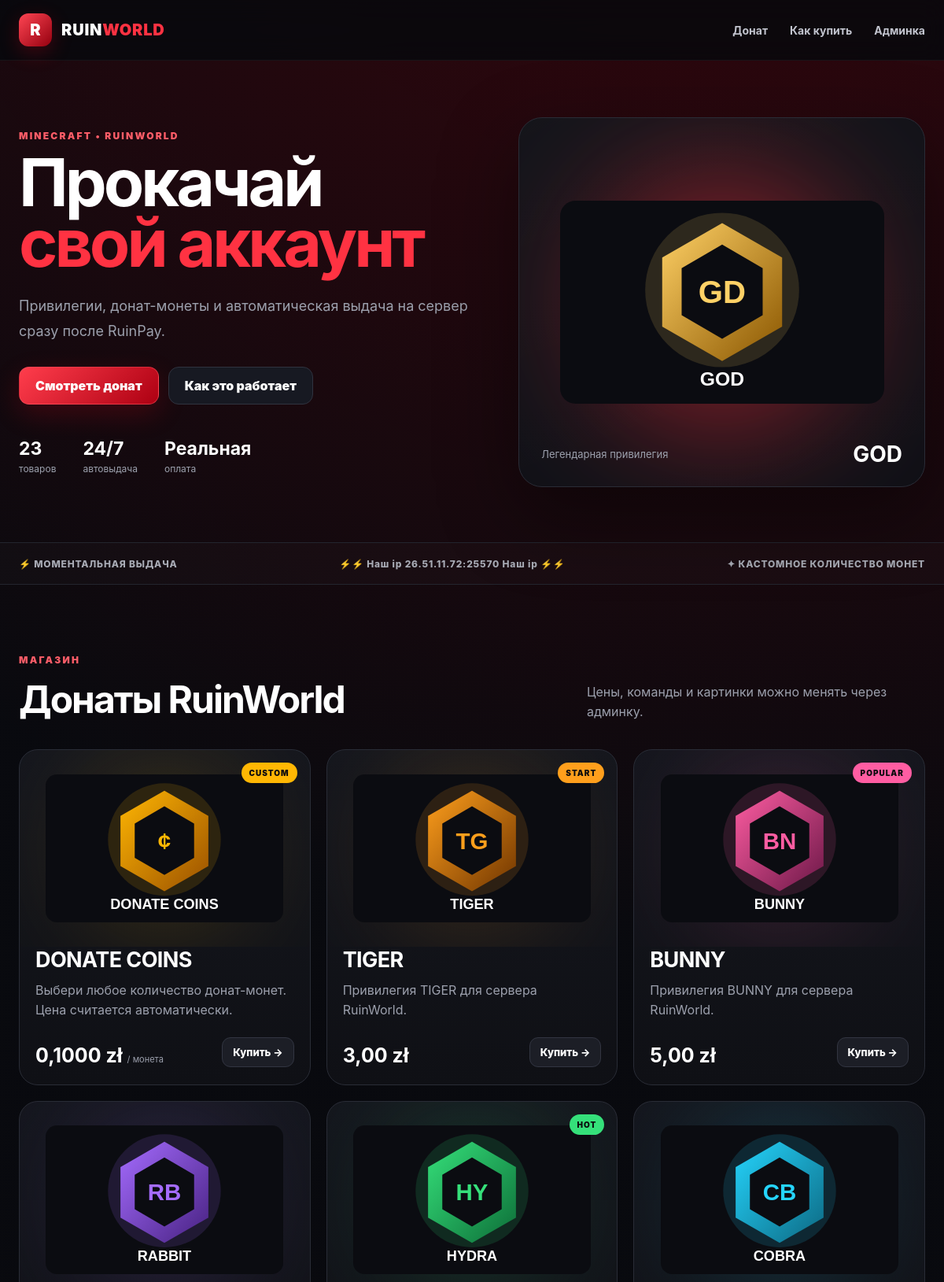
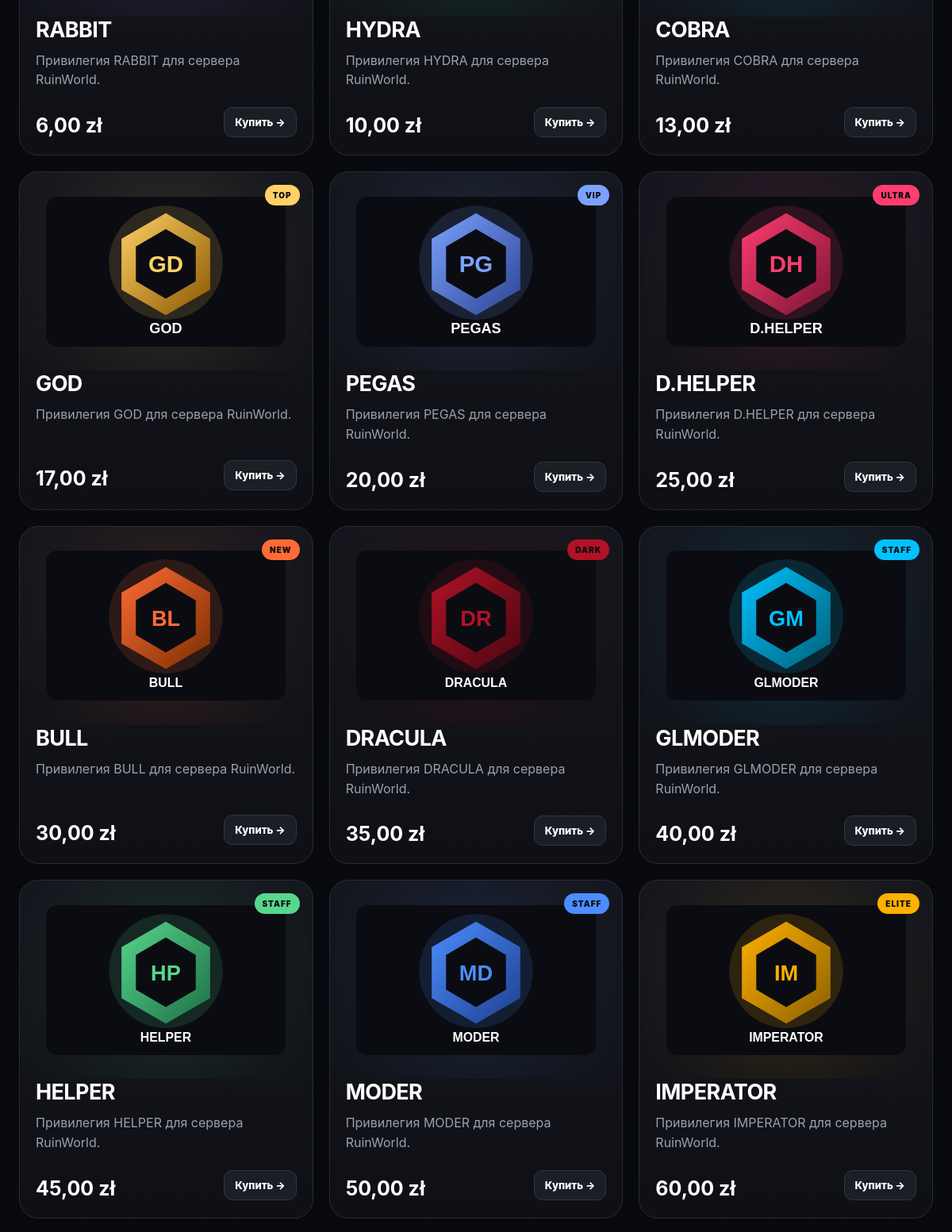
The page / (upper part) on the database its author committed (2 pictures, top to bottom).
### shop/models.py (models this page shows, shortened)
class Product(models.Model):
    class Type(models.TextChoices):
        RANK = "RANK", "Привилегия"
        CURRENCY = "CURRENCY", "Донат-валюта"
    name = models.CharField(max_length=100, verbose_name="Название")
    slug = models.SlugField(unique=True, verbose_name="Ссылка")
    description = models.TextField(blank=True, verbose_name="Описание")
    product_type = models.CharField(
        max_length=20,
        choices=Type.choices,
        default=Type.RANK,
        verbose_name="Тип товара",
    )
    price = models.DecimalField(
        max_digits=10,
        decimal_places=2,
        default=1,
        verbose_name="Цена, zł",
    )
    price_per_unit = models.DecimalField(
        max_digits=10,
        decimal_places=4,
        default=0.10,
        verbose_name="Цена за 1 монету, zł",
    )
    min_quantity = models.PositiveIntegerField(default=10, verbose_name="Минимум")
    max_quantity = models.PositiveIntegerField(default=10000, verbose_name="Максимум")
    image = models.ImageField(
        upload_to="products/",
        blank=True,
        null=True,
        verbose_name="Своя картинка",
    )
    image_url = models.CharField(
        max_length=255,
        blank=True,
        verbose_name="Путь к картинке",
    )
    badge = models.CharField(max_length=40, blank=True, verbose_name="Бейдж")
    accent = models.CharField(max_length=20, default="#ff3040", verbose_name="Цвет")
    commands = models.TextField(
        verbose_name="Команды выдачи",
        help_text="Одна команда на строку. {player} — ник, {quantity} — количество.",
    )
    active = models.BooleanField(default=True, verbose_name="Активен")
    featured = models.BooleanField(default=False, verbose_name="Популярный")
    sort_order = models.PositiveIntegerField(default=0, verbose_name="Сортировка")
    class Meta:
        ordering = ["sort_order", "price", "name"]
        verbose_name = "Товар"
        verbose_name_plural = "Товары"
    @property
    def is_currency(self):
        return self.product_type == self.Type.CURRENCY
    @property
    def display_image(self):
        if self.image:
            return self.image.url
        return self.image_url or "/static/img/default.svg"

### shop/views.py (the view)
# urls.py: path("", views.index, name="index"),
def index(request):
    products = Product.objects.filter(active=True)
    return render(request, "index.html", {"products": products})

### templates/index.html (shortened to what this page needs)
{% extends "base.html" %}
{% block content %}
<section class="hero">
    <div class="container hero-grid">
        <div class="hero-copy">
            <div class="eyebrow">MINECRAFT • RUINWORLD</div>
            <h1>
                Прокачай
                <span>свой аккаунт</span>
            </h1>
            <p>
                Привилегии, донат-монеты и автоматическая выдача на сервер
                сразу после RuinPay.
            </p>
            <div class="hero-actions">
                <a class="btn btn-primary" href="#shop">Смотреть донат</a>
                <a class="btn btn-secondary" href="#how">Как это работает</a>
            </div>
            <div class="hero-stats">
                <div><strong>23</strong><span>товаров</span></div>
                <div><strong>24/7</strong><span>автовыдача</span></div>
                <div><strong>Реальная</strong><span>оплата</span></div>
            </div>
        </div>
        <div class="hero-showcase">
            <img src="/static/img/god.svg" alt="GOD">
            <div class="showcase-bottom">
                <span>Легендарная привилегия</span>
                <strong>GOD</strong>
            </div>
        </div>
    </div>
</section>
<section class="feature-strip">
    <div class="container strip-inner">
        <span>⚡ МОМЕНТАЛЬНАЯ ВЫДАЧА</span>
        <span>⚡⚡ Наш ip 26.51.11.72:25570 Наш ip ⚡⚡</span>
        <span>✦ КАСТОМНОЕ КОЛИЧЕСТВО МОНЕТ</span>
    </div>
</section>
<section class="section" id="shop">
    <div class="container">
        <div class="section-head">
            <div>
                <div class="eyebrow">МАГАЗИН</div>
                <h2>Донаты RuinWorld</h2>
            </div>
            <p>Цены, команды и картинки можно менять через админку.</p>
        </div>
        <div class="product-grid">
            {% for product in products %}
            <article class="product-card" style="--accent: {{ product.accent }};">
                {% if product.badge %}
                    <div class="product-badge">{{ product.badge }}</div>
                {% endif %}
                <div class="product-image-wrap">
                    <img src="{{ product.display_image }}" alt="{{ product.name }}">
                </div>
                <div class="product-body">
                    <h3>{{ product.name }}</h3>
                    <p>{{ product.description }}</p>
                    <div class="product-footer">
                        {% if product.is_currency %}
                            <div class="price">
                                <strong>{{ product.price_per_unit }} zł</strong>
                                <span>/ монета</span>
                            </div>
                        {% else %}
                            <div class="price">
                                <strong>{{ product.price }} zł</strong>
                            </div>
                        {% endif %}
                        <a class="card-button" href="{% url 'product_detail' product.slug %}">
                            Купить →
                        </a>
                    </div>
                </div>
            </article>
            {% empty %}
                <p>Товаров нет. Выполни <code>python manage.py seed_demo</code>.</p>
            {% endfor %}
        </div>
    </div>
</section>
{% endblock %}

### templates/base.html (shortened to what this page needs)
{% load static %}
<!doctype html>
<html lang="ru">
<head>
    <link rel="stylesheet" href="{% static 'css/style.css' %}">
</head>
<body>
<header class="site-header">
    <div class="container header-inner">
        <a href="{% url 'index' %}" class="brand">
            <span class="brand-icon">R</span>
            <span class="brand-text">RUIN<span>WORLD</span></span>
        </a>
        <nav class="main-nav">
            <a href="{% url 'index' %}#shop">Донат</a>
            <a href="{% url 'index' %}#how">Как купить</a>
            <a href="/admin/">Админка</a>
        </nav>
    </div>
</header>
<main>
{% block content %}{% endblock %}
</main>
</body>
</html>

### rows shown on the page
Product: badge "CUSTOM", display_image (picture), name "DONATE COINS", description "Выбери любое количество донат-монет. Цена считается автоматически.", price_per_unit "0,1000"
Product: badge "START", display_image (picture), name "TIGER", description "Привилегия TIGER для сервера RuinWorld.", price "3,00"
Product: badge "POPULAR", display_image (picture), name "BUNNY", description "Привилегия BUNNY для сервера RuinWorld.", price "5,00"
Product: display_image (picture), name "RABBIT", description "Привилегия RABBIT для сервера RuinWorld.", price "6,00"
Product: badge "HOT", display_image (picture), name "HYDRA", description "Привилегия HYDRA для сервера RuinWorld.", price "10,00"
Product: display_image (picture), name "COBRA", description "Привилегия COBRA для сервера RuinWorld.", price "13,00"
Product: badge "TOP", display_image (picture), name "GOD", description "Привилегия GOD для сервера RuinWorld.", price "17,00"
Product: badge "VIP", display_image (picture), name "PEGAS", description "Привилегия PEGAS для сервера RuinWorld.", price "20,00"
Product: badge "ULTRA", display_image (picture), name "D.HELPER", description "Привилегия D.HELPER для сервера RuinWorld.", price "25,00"
Product: badge "NEW", display_image (picture), name "BULL", description "Привилегия BULL для сервера RuinWorld.", price "30,00"
Product: badge "DARK", display_image (picture), name "DRACULA", description "Привилегия DRACULA для сервера RuinWorld.", price "35,00"
Product: badge "STAFF", display_image (picture), name "GLMODER", description "Привилегия GLMODER для сервера RuinWorld.", price "40,00"
Product: badge "STAFF", display_image (picture), name "HELPER", description "Привилегия HELPER для сервера RuinWorld.", price "45,00"
Product: badge "STAFF", display_image (picture), name "MODER", description "Привилегия MODER для сервера RuinWorld.", price "50,00"
Product: badge "ELITE", display_image (picture), name "IMPERATOR", description "Привилегия IMPERATOR для сервера RuinWorld.", price "60,00"
